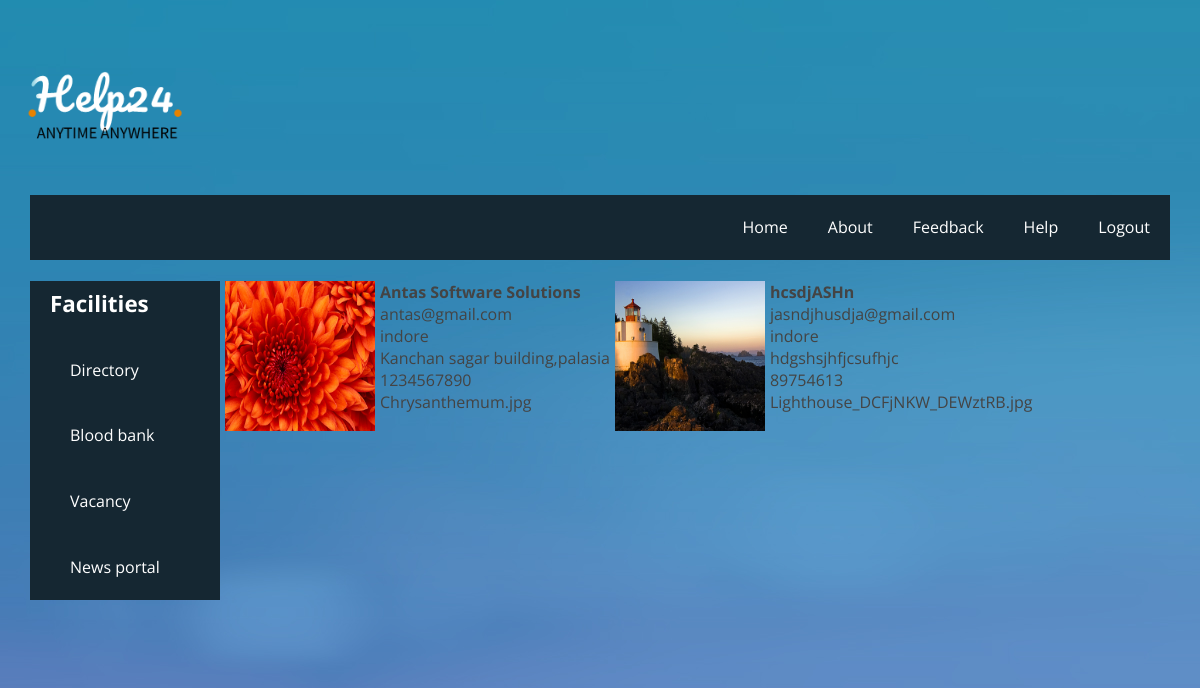
/directory/directoryinfo/34 (signed in), run on the app's committed database.
### directory/models.py (models this page shows, shortened)
class Directory_info(models.Model):
	name = models.CharField(max_length=50)
	category = models.ForeignKey(Categories, on_delete=models.CASCADE)
	email = models.EmailField()
	address = models.CharField(max_length=100)
	city = models.CharField(max_length=20)
	Contact = models.IntegerField()
	image = models.ImageField(upload_to='')

### directory/views.py (the view)
# urls.py: path('directoryinfo/<int:pk>',views.directoryinfo,name="directoryinfo"),
def directoryinfo (request, pk):
	if('loginstatus' not in request.session):
		return redirect('../../../relogin/')
	data=Directory_info.objects.filter(city__iexact=request.session['mycity'])
	data=data.filter(category=pk)
	context={
	    "d":data,
	}
	return render(request, 'directoryinfo.html',context)

### directory/templates/directoryinfo.html (shortened to what this page needs)
<!DOCTYPE html>
<html lang="en-US">
   <head>
      {% load static %}
      <link rel="stylesheet" href="{% static 'css/components.css'%}">
      <link rel="stylesheet" href="{% static 'css/icons.css'%}">
      <link rel="stylesheet" href="{% static 'css/responsee.css'%}">
      <link rel="stylesheet" href="{% static 'css/template-style.css'%}">
   </head>
   <body class="size-1520" background="{% static 'images/1.jpg'%}">
            <div class="box" style="background: transparent";>
               <div class="s-12 l-2" >
                  <img class="full-img logo" src="{% static 'images/help24logo.png'%}">
               </div>
         <div class="line">
            <nav>
               <div class="top-nav">
                  <ul class="right">
                     <li><a href="{%url 'home'%}">Home</a></li>
                     <li>
                        <a href="{%url 'About'%}">About</a>
                     </li>
                     <li>
                        <a href="{%url 'feedback'%}">Feedback</a>
                     </li>
                     <li>
                        <a href="{%url 'help'%}">Help</a>
                     </li>
                     <li>
                        <a href="{%url 'log'%}">Logout</a>
                     </li>
                  </ul>
               </div>
            </nav>
         </div>
      <div class="line" >
         <div class="box margin-bottom" style="background: transparent";>
            <div class="margin2x">
               <aside class="s-12 m-4 l-3 xl-2" style="background-color: #152732">
                  <h4 class="margin-bottom" style="background-color: #152732"><b><font color="White">Facilities</font></b></h4>
                  <div class="aside-nav minimize-on-small" style="background-color: #152732">
                     <ul style="background-color: #152732">
                        <li>
                           <a href="{%url 'directory'%}"><font color="White">Directory</font></a>
                        </li>
                        <li>
                           <a href="{%url 'bloodbank'%}"><font color="White">Blood bank</font></a>
                        </li>
                        <li>
                           <a href="{%url 'job'%}"><font color="White">Vacancy</font></a>
                        </li>
                        <li>
                           <a href="{%url 'newsuser'%}"><font color="White">News portal</font></a>
                        </li>
                     </ul>
                  </div>
               </aside>
               {% for dd in d %}
               <div>
               <div id="row">
                  <div class="">
                     <div id="image" style="float:left; margin-left: 5px" align="left">
                        <img src="../../media/{{dd.image}}" style="width: 150px; height: 150px"/>
                     </div>
                  </div>
                     <div id="texts" style="float:left; margin-left: 5px;">
                        <font size="3px" >
                           <b>{{dd.name}}</b>
                           <br>{{dd.email}}
                           <br/>{{dd.city}}
                           <br>{{dd.address}}
                           <br/>{{dd.Contact}}
                           <br/>{{dd.image}}
                        </font>
                     </div>
                  </div>
               </div>
            {%endfor%}
         </div>
   </body>
</html>

### static/css/template-style.css (style rules this page uses)
img.logo { max-width: 170px; }

### data on the page
Directory_info: image (picture), name "Antas Software Solutions", email "antas@gmail.com", city "indore", address "Kanchan sagar building,palasia", Contact "1234567890", image "Chrysanthemum.jpg"
Directory_info: image (picture), name "hcsdjASHn", email "jasndjhusdja@gmail.com", city "indore", address "hdgshsjhfjcsufhjc", Contact "89754613", image "Lighthouse_DCFjNKW_DEWztRB.jpg"
